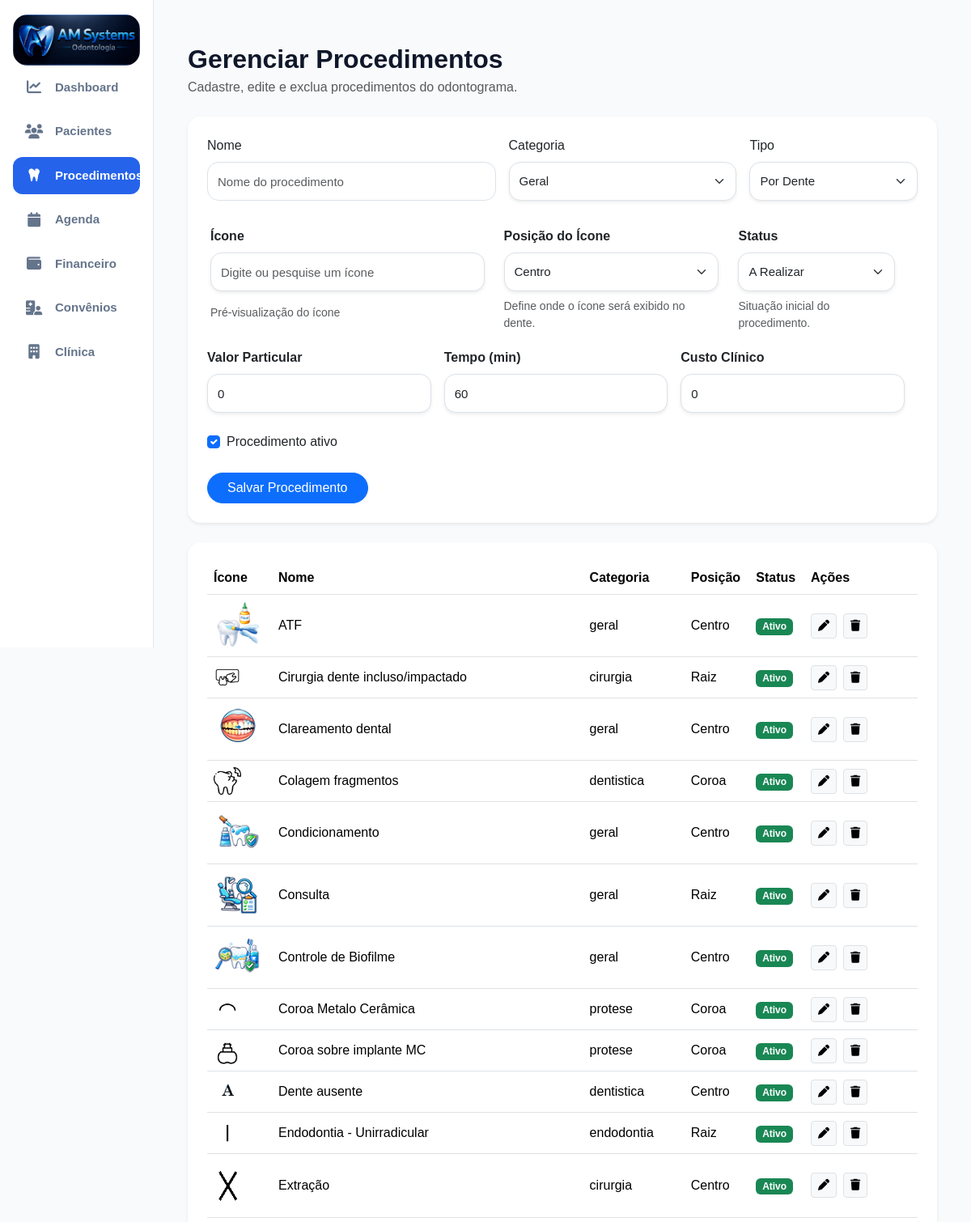
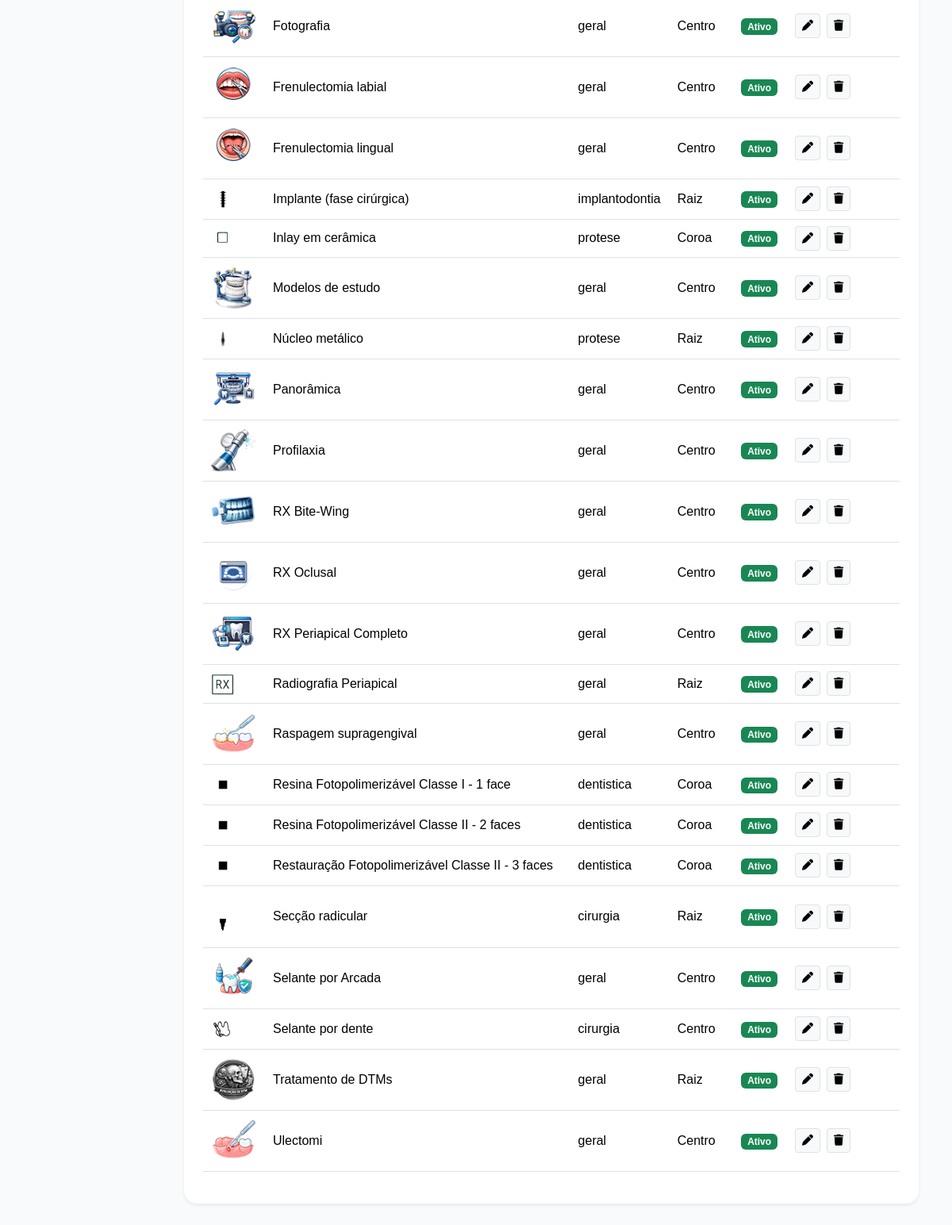
Page /procedimentos/ (signed in) on the committed database (2 pictures, top to bottom).
### accounts/models.py (models this page shows, shortened)
class Procedimento(models.Model):
    CATEGORIAS = [
        ('diagnostico', 'Diagnóstico'),
        ('dentistica', 'Dentística'),
        ('endodontia', 'Endodontia'),
        ('periodontia', 'Periodontia'),
        ('cirurgia', 'Cirurgia'),
        ('protese', 'Prótese'),
        ('implantodontia', 'Implantodontia'),
        ('ortodontia', 'Ortodontia'),
        ('geral', 'Geral')
    ]
    TIPOS = [
        ('dente', 'Por Dente'),
        ('hemiarcada', 'Hemi-Arcada'),
        ('geral', 'Geral'),
        ('cirurgia', 'Cirurgia')
    ]
    POSICOES = [
        ('coroa', 'Coroa'),
        ('raiz', 'Raiz'),
        ('oclusal', 'Oclusal'),
        ('vestibular', 'Vestibular'),
        ('lingual', 'Lingual'),
        ('centro', 'Centro')
    ]
    STATUS = [
        ('realizar', 'A Realizar'),
        ('andamento', 'Em Andamento'),
        ('realizado', 'Realizado'),
        ('cancelado', 'Cancelado'),
        ('reavaliar', 'Reavaliar')
    ]
    nome = models.CharField(
        max_length=255
    )
    categoria = models.CharField(
        max_length=100,
        choices=CATEGORIAS,
        default='geral'
    )
    tipo = models.CharField(
        max_length=50,
        choices=TIPOS,
        default='dente'
    )
    status = models.CharField(
        max_length=30,
        choices=STATUS,
        default='realizar'
    )
    icone = models.CharField(
        max_length=100,
        blank=True,
        null=True
    )
    arquivo_icone = models.CharField(
        max_length=255,
        blank=True,
        null=True
    )
    posicao_icone = models.CharField(
        max_length=30,
        choices=POSICOES,
        default='centro'
    )
    valor_particular = models.DecimalField(
        max_digits=10,
        decimal_places=2,
        default=0
    )
    valor_convenio = models.DecimalField(
        max_digits=10,
        decimal_places=2,
        default=0
    )
    tempo_estimado = models.IntegerField(
        default=60,
        help_text='Tempo em minutos'
    )
    custo_clinico = models.DecimalField(
        max_digits=10,
        decimal_places=2,
        default=0
    )
    ativo = models.BooleanField(
        default=True
    )
    ordem = models.IntegerField(
        default=0
    )
    criado_em = models.DateTimeField(
        auto_now_add=True
    )
    class Meta:
        ordering = ['categoria', 'ordem', 'nome']
        verbose_name = 'Procedimento'
        verbose_name_plural = 'Procedimentos'

### accounts/views.py (the view, shortened to what this page needs)
@login_required(login_url='/')
def procedimentos(request):
    procedimentos = Procedimento.objects.all().order_by(
        'ordem',
        'nome'
    )
    mini_path = os.path.join(
        settings.BASE_DIR,
        'static',
        'img',
        'procedimentos',
        'mini'
    )
    full_path = os.path.join(
        settings.BASE_DIR,
        'static',
        'img',
        'procedimentos',
        'full'
    )
    mini_icons = []
    full_icons = []
    if os.path.exists(mini_path):
        mini_icons = [
            arquivo
            for arquivo in os.listdir(mini_path)
            if arquivo.lower().endswith((
                '.png',
                '.svg',
                '.webp',
                '.jpg',
                '.jpeg'
            ))
        ]
    if os.path.exists(full_path):
        full_icons = [
            arquivo
            for arquivo in os.listdir(full_path)
            if arquivo.lower().endswith((
                '.png',
                '.svg',
                '.webp',
                '.jpg',
                '.jpeg'
            ))
        ]
    icones = sorted(
        list(
            set(
                mini_icons + full_icons
            )
        )
    )
    print(icones)
    form = ProcedimentoForm()
    context = {
        'form': form,
        'procedimentos': procedimentos,
        'icones': icones
    }
    return render(
        request,
        'accounts/procedimentos.html',
        context
    )

### accounts/templates/accounts/procedimentos.html (shortened to what this page needs)
{% extends 'accounts/base.html' %}
{% load static %}
{% block content %}
<div class="container-fluid py-4">
    <div class="d-flex justify-content-between align-items-center mb-4">
        <div>
            <h2 class="fw-bold mb-1">
                Gerenciar Procedimentos
            </h2>
            <p class="text-muted mb-0">
                Cadastre, edite e exclua procedimentos do odontograma.
            </p>
        </div>
    </div>
    <div class="card shadow-sm border-0 rounded-4 mb-4">
        <div class="card-body p-4">
            <form method="POST">
                <div class="row g-3">
                    <div class="col-md-5">
                        <label class="form-label">
                            Nome
                        </label>
                        <input
                            type="text"
                            name="nome"
                            class="form-control"
                            placeholder="Nome do procedimento"
                            value="{{ form.nome.value|default:'' }}"
                        >
                    </div>
                    <div class="col-md-4">
                        <label class="form-label">
                            Categoria
                        </label>
                        {{ form.categoria }}
                    </div>
                    <div class="col-md-3">
                        <label class="form-label">
                            Tipo
                        </label>
                        {{ form.tipo }}
                    </div>
<div class="row g-4 align-items-start mt-2">
    <div class="col-md-5">
        <label class="form-label fw-semibold text-dark">
            Ícone
        </label>
        <input
            type="text"
            name="arquivo_icone"
            id="id_arquivo_icone"
            class="form-control shadow-sm"
            list="lista-icones"
            autocomplete="off"
            placeholder="Digite ou pesquise um ícone"
            value="{{ form.icone.value|default:'' }}"
            oninput="atualizarPreviewIcone()"
        >
    <div class="preview-icone-box mt-3">
    <small class="text-muted mt-2 d-block">
        Pré-visualização do ícone
    </small>
</div>
    </div>
    <div class="col-md-4">
        <label class="form-label fw-semibold text-dark mb-2">
            Posição do Ícone
        </label>
        <div class="select-premium">
            {{ form.posicao_icone }}
        </div>
        <small class="text-muted d-block mt-2">
            Define onde o ícone será exibido no dente.
        </small>
    </div>
    <div class="col-md-3">
        <label class="form-label fw-semibold text-dark">
            Status
        </label>
        {{ form.status }}
        <small class="text-muted d-block mt-2">
            Situação inicial do procedimento.
        </small>
    </div>
</div>
<div class="row g-3 mt-1">
    <div class="col-md-4">
        <label class="form-label fw-semibold">
            Valor Particular
        </label>
        {{ form.valor_particular }}
    </div>
    <div class="col-md-4">
        <label class="form-label fw-semibold">
            Tempo (min)
        </label>
        {{ form.tempo_estimado }}
    </div>
    <div class="col-md-4">
        <label class="form-label fw-semibold">
            Custo Clínico
        </label>
        {{ form.custo_clinico }}
    </div>
</div>
                    <div class="col-md-12">
                        <div class="form-check mt-2">
                            {{ form.ativo }}
                            <label class="form-check-label">
                                Procedimento ativo
                            </label>
                        </div>
                    </div>
                </div>
                <div class="mt-4">
                    <button
                        type="submit"
                        class="btn btn-primary rounded-pill px-4"
                    >
                        Salvar Procedimento
                    </button>
                </div>
            </form>
        </div>
    </div>
<div class="card shadow-sm border-0 rounded-4">
    <div class="card-body p-4">
        <div class="table-responsive">
            <table class="table align-middle">
                <thead>
                    <tr>
                        <th>Ícone</th>
                        <th>Nome</th>
                        <th>Categoria</th>
                        <th>Posição</th>
                        <th>Status</th>
                        <th width="140">Ações</th>
                    </tr>
                </thead>
                <tbody>
                    {% for procedimento in procedimentos %}
                    <tr>
                        <td width="80">
{% if procedimento.tipo == 'hemiarcada' or procedimento.tipo == 'geral' %}
    <img
        src="{% static 'img/procedimentos/full/' %}{{ procedimento.arquivo_icone }}"
        width="60"
        style="object-fit:contain;"
    >
{% else %}
    <img
        src="{% static 'img/procedimentos/mini/' %}{{ procedimento.arquivo_icone }}"
        width="34"
        style="object-fit:contain;"
    >
{% endif %}
                        </td>
                        <td>
                            {{ procedimento.nome }}
                        </td>
                        <td>
                            {{ procedimento.categoria }}
                        </td>
                        <td>
                            {{ procedimento.get_posicao_icone_display }}
                        </td>
                        <td>
                            {% if procedimento.ativo %}
                                <span class="badge bg-success">
                                    Ativo
                                </span>
                            {% else %}
                                <span class="badge bg-secondary">
                                    Inativo
                                </span>
                            {% endif %}
                        </td>
                        <td>
                            <div class="d-flex gap-2">
                                <a
                                    href="{% url 'editar_procedimento' procedimento.id %}"
                                    class="btn btn-sm btn-light border"
                                    title="Editar"
                                >
                                    <i class="fa-solid fa-pen"></i>
                                </a>
                                <a
                                    href="{% url 'excluir_procedimento' procedimento.id %}"
                                    class="btn btn-sm btn-light border"
                                    title="Excluir"
                                    onclick="return confirm('Deseja excluir este procedimento?')"
                                >
                                    <i class="fa-solid fa-trash"></i>
                                </a>
                            </div>
                        </td>
                    </tr>
                    {% empty %}
                    <tr>
                        <td colspan="6" class="text-center text-muted py-4">
                            Nenhum procedimento cadastrado.
                        </td>
                    </tr>
                    {% endfor %}
                </tbody>
            </table>
        </div>
    </div>
</div>
</div>
{% endblock %}

### static/css/style.css (style rules this page uses)
html, body { margin:0; padding:0; min-height:100%; background:#f1f5f9; font-family:'Segoe UI', sans-serif; overflow-y:auto; }
.form-control { border-radius:14px !important; padding:12px !important; }
.form-select, .form-control { height:48px; border-radius:14px !important; border:1px solid #dbe2ea !important; font-size:15px; transition:all .2s ease; }

### static/css/pacientes.css (style rules this page uses)
:root { --primary:#2563eb; --primary-light:#4d8dff; --success:#16a34a; --danger:#dc2626; --text:#0f172a; --text-light:#64748b; --border:#e2e8f0; --bg:#f8fafc; }
body { background:var(--bg); color:var(--text); font-family:'Poppins',sans-serif; overflow-x:hidden; }

### rows in the picture
Procedimento: arquivo_icone (picture), nome "ATF", categoria "geral", posicao_icone "Centro", ativo "Ativo"
Procedimento: arquivo_icone (picture), nome "Cirurgia dente incluso/impactado", categoria "cirurgia", posicao_icone "Raiz", ativo "Ativo"
Procedimento: arquivo_icone (picture), nome "Clareamento dental", categoria "geral", posicao_icone "Centro", ativo "Ativo"
Procedimento: arquivo_icone (picture), nome "Colagem fragmentos", categoria "dentistica", posicao_icone "Coroa", ativo "Ativo"
Procedimento: arquivo_icone (picture), nome "Condicionamento", categoria "geral", posicao_icone "Centro", ativo "Ativo"
Procedimento: arquivo_icone (picture), nome "Consulta", categoria "geral", posicao_icone "Raiz", ativo "Ativo"
Procedimento: arquivo_icone (picture), nome "Controle de Biofilme", categoria "geral", posicao_icone "Centro", ativo "Ativo"
Procedimento: arquivo_icone (picture), nome "Coroa Metalo Cerâmica", categoria "protese", posicao_icone "Coroa", ativo "Ativo"
Procedimento: arquivo_icone (picture), nome "Coroa sobre implante MC", categoria "protese", posicao_icone "Coroa", ativo "Ativo"
Procedimento: arquivo_icone (picture), nome "Dente ausente", categoria "dentistica", posicao_icone "Centro", ativo "Ativo"
Procedimento: arquivo_icone (picture), nome "Endodontia - Unirradicular", categoria "endodontia", posicao_icone "Raiz", ativo "Ativo"
Procedimento: arquivo_icone (picture), nome "Extração", categoria "cirurgia", posicao_icone "Centro", ativo "Ativo"
Procedimento: arquivo_icone (picture), nome "Fotografia", categoria "geral", posicao_icone "Centro", ativo "Ativo"
Procedimento: arquivo_icone (picture), nome "Frenulectomia labial", categoria "geral", posicao_icone "Centro", ativo "Ativo"
Procedimento: arquivo_icone (picture), nome "Frenulectomia lingual", categoria "geral", posicao_icone "Centro", ativo "Ativo"
Procedimento: arquivo_icone (picture), nome "Implante (fase cirúrgica)", categoria "implantodontia", posicao_icone "Raiz", ativo "Ativo"
Procedimento: arquivo_icone (picture), nome "Inlay em cerâmica", categoria "protese", posicao_icone "Coroa", ativo "Ativo"
Procedimento: arquivo_icone (picture), nome "Modelos de estudo", categoria "geral", posicao_icone "Centro", ativo "Ativo"
Procedimento: arquivo_icone (picture), nome "Núcleo metálico", categoria "protese", posicao_icone "Raiz", ativo "Ativo"
Procedimento: arquivo_icone (picture), nome "Panorâmica", categoria "geral", posicao_icone "Centro", ativo "Ativo"
Procedimento: arquivo_icone (picture), nome "Profilaxia", categoria "geral", posicao_icone "Centro", ativo "Ativo"
Procedimento: arquivo_icone (picture), nome "RX Bite-Wing", categoria "geral", posicao_icone "Centro", ativo "Ativo"
Procedimento: arquivo_icone (picture), nome "RX Oclusal", categoria "geral", posicao_icone "Centro", ativo "Ativo"
Procedimento: arquivo_icone (picture), nome "RX Periapical Completo", categoria "geral", posicao_icone "Centro", ativo "Ativo"
Procedimento: arquivo_icone (picture), nome "Radiografia Periapical", categoria "geral", posicao_icone "Raiz", ativo "Ativo"
Procedimento: arquivo_icone (picture), nome "Raspagem supragengival", categoria "geral", posicao_icone "Centro", ativo "Ativo"
Procedimento: arquivo_icone (picture), nome "Resina Fotopolimerizável Classe I - 1 face", categoria "dentistica", posicao_icone "Coroa", ativo "Ativo"
Procedimento: arquivo_icone (picture), nome "Resina Fotopolimerizável Classe II - 2 faces", categoria "dentistica", posicao_icone "Coroa", ativo "Ativo"
Procedimento: arquivo_icone (picture), nome "Restauração Fotopolimerizável Classe II - 3 faces", categoria "dentistica", posicao_icone "Coroa", ativo "Ativo"
Procedimento: arquivo_icone (picture), nome "Secção radicular", categoria "cirurgia", posicao_icone "Raiz", ativo "Ativo"
Procedimento: arquivo_icone (picture), nome "Selante por Arcada", categoria "geral", posicao_icone "Centro", ativo "Ativo"
Procedimento: arquivo_icone (picture), nome "Selante por dente", categoria "cirurgia", posicao_icone "Centro", ativo "Ativo"
Procedimento: arquivo_icone (picture), nome "Tratamento de DTMs", categoria "geral", posicao_icone "Raiz", ativo "Ativo"
Procedimento: arquivo_icone (picture), nome "Ulectomi", categoria "geral", posicao_icone "Centro", ativo "Ativo"
